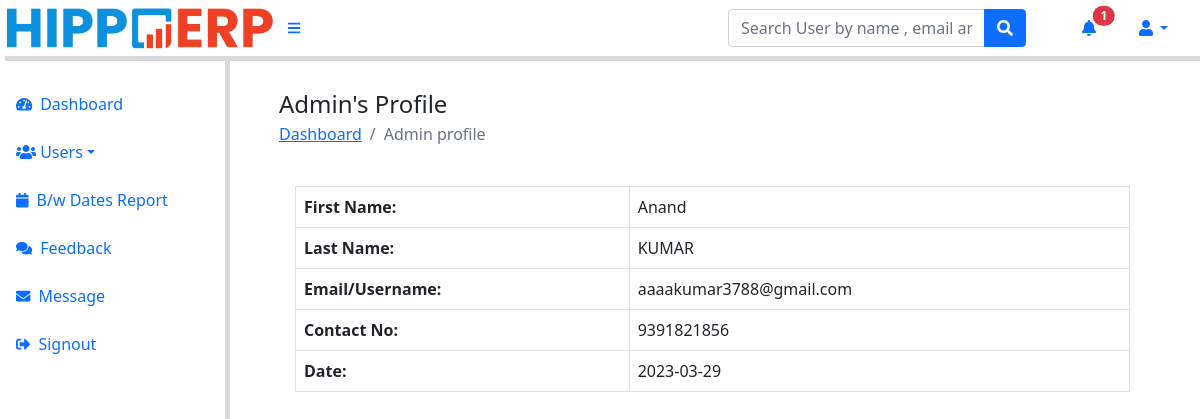
The page /admin/admin-profile.php (signed in) on the database its author committed.
### tables this page shows
CREATE TABLE `user_form` (
  `id` int NOT NULL,
  `fname` varchar(200) NOT NULL,
  `lname` varchar(200) NOT NULL,
  `email` varchar(100) NOT NULL,
  `password` varchar(100) DEFAULT NULL,
  `contact` varchar(50) NOT NULL,
  `user_role` varchar(100) NOT NULL,
  `status` varchar(100) DEFAULT NULL,
  `date` date DEFAULT NULL
);

### admin/admin-profile.php (the view, shortened to what this page needs)
<?php session_start();
include_once('../../includes/config.php');
$result=mysqli_query($conn,"SELECT * from user_form where user_role = 'admin'");
$row=mysqli_fetch_assoc($result);
?><!DOCTYPE html>
<html lang="en">
<head>
    <html lang="en">
    <head>
        <link href="https://cdn.jsdelivr.net/npm/simple-datatables@latest/dist/style.css" rel="stylesheet" />
        <link href="../css/styles.css" rel="stylesheet" />
</head>
    <body class="sb-nav-fixed">
     <?php include_once('../../includes/navbar.php');?>
        <div id="layoutSidenav">
        <div id="layoutSidenav_content">
        <?php include_once('../../includes/sidebar.php');?>
                <main>
                    <div class="container-fluid px-4">
 <h4 class="modal-title" style="padding:0px;">Admin's Profile</h4>
 <ol class="breadcrumb mb-4">
                            <li class="breadcrumb-item"><a href="dashboard.php">Dashboard</a></li>
                            <li class="breadcrumb-item active">Admin profile </li>
                        </ol>
                        <form>
              <div class="card-body">
        <table class="table table-bordered">
            <tr>
                 <th>First Name:</th>
                <td><?php echo $row['fname'];?></td>
            </tr>
            <tr>
            	 <th>Last Name:</th>
                <td><?php echo $row['lname'];?></td>
            </tr>
            <tr>
            	<th> Email/Username:</th>
                <td><?php echo $row['email'];?></td>
            </tr>
            <tr>
            	<th>Contact No:</th>
                <td><?php echo $row['contact'];?></td>
            </tr>
                <th>Date:</th>
                <td><?php echo $row['date'];?></td>
    </form>
    </div>
    </div>
</div>
    </body>
    </html>

### rows shown on the page
user_form: fname "Anand", lname "KUMAR", email "aaaakumar3788@gmail.com", contact "9391821856", date "2023-03-29"

### other values the page prints
$count "1"
